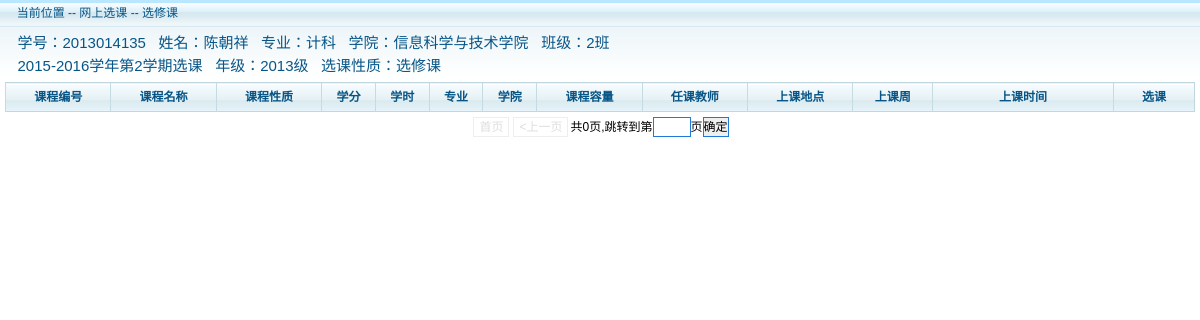
The app's page /students/optional_course.php?p=1 (signed in) with its own data.
### tables this page shows
CREATE TABLE IF NOT EXISTS `student` (
  `Id` int(10) NOT NULL COMMENT '学生ID',
  `Name` varchar(30) NOT NULL COMMENT '学生姓名',
  `Sex` varchar(10) NOT NULL COMMENT '学生性别',
  `Password` varchar(20) NOT NULL COMMENT '学生登录密码',
  `Academy` int(10) NOT NULL COMMENT '所属学院ID',
  `Speciality` int(10) NOT NULL COMMENT '所属专业ID',
  `Class` varchar(10) NOT NULL COMMENT '班级 编号',
  `Grade` int(10) NOT NULL COMMENT '所属年级ID',
  `Permission` int(10) NOT NULL COMMENT '权限ID',
  `Dates_Attendance` date NOT NULL COMMENT '入学时间',
  `Phone` varchar(20) NOT NULL COMMENT '联系电话',
  `Identification_Card` varchar(20) NOT NULL COMMENT '身份证号',
  `Nation` varchar(20) DEFAULT '汉' COMMENT '民族',
  `BirthPlace` varchar(20) DEFAULT NULL COMMENT '出生地',
  `BirthDay` date DEFAULT NULL COMMENT '生日',
  `EMail` varchar(50) NOT NULL COMMENT '电子邮箱',
  PRIMARY KEY (`Id`),
  KEY `Grade` (`Grade`),
  KEY `Class` (`Class`),
  KEY `Permission` (`Permission`),
  KEY `Academy` (`Academy`),
  KEY `Speciality` (`Speciality`)
);

CREATE TABLE IF NOT EXISTS `speciality` (
  `Id` int(10) NOT NULL COMMENT '专业ID',
  `Name` varchar(50) NOT NULL COMMENT '专业名称',
  PRIMARY KEY (`Id`)
);

CREATE TABLE IF NOT EXISTS `academy` (
  `Id` int(10) NOT NULL COMMENT '学院ID',
  `Name` varchar(30) NOT NULL COMMENT '学院名称',
  PRIMARY KEY (`Id`)
);

CREATE TABLE IF NOT EXISTS `grade` (
  `Id` int(10) NOT NULL COMMENT '年级ID',
  `Name` varchar(30) NOT NULL COMMENT '年级名称',
  PRIMARY KEY (`Id`)
);

### students/optional_course.php (the view, shortened to what this page needs)
<?php
require_once("../connect.php");
$pageSize=10;
$user=$_SESSION['user'];
$sql = "select DISTINCT student.Id as '学号',student.Name as '姓名',academy.Name as '学院',speciality.Name as '专业',student.Class as '班级',grade.Name as '年级' from student,academy,speciality,grade,curricula_variable where academy.Id=student.Academy and curricula_variable.Student_Id=student.Id and speciality.Id=student.Speciality and grade.Id=student.Grade and student.Name='$user'";
$total_sql="select count(*) from (select curricula.Id as '课程编号',curricula.Name as '课程名称',curricula_type.Name as '课程性质',curricula.Credit as '学分',curricula.Hours as '学时',speciality.Name as '专业',academy.Name as '学院',curricula.Contain as '课程容量',teacher.Name as '任课教师',building.Name as '教学楼',classroom.Id as '教室',shouke.Start_week as '开始上课周',shouke.End_week as '结束上课周',shouke.Day as '上课时间',shouke.Start_class as '开始上课时间',shouke.End_class as '结束上课时间' from curricula,curricula_type,speciality,academy,teacher,building,classroom,shouke where curricula.Speciality_Id=speciality.Id and curricula.Academy_Id=academy.Id and curricula.Type=curricula_type.Id and shouke.Curricula_Id=curricula.Id and shouke.Building_Id=building.Id and shouke.Classroom_Id=classroom.Id and classroom.Building_Id=building.Id and shouke.Teacher_Id=teacher.Id and curricula_type.Name='专业选修') sc";
$total_result=mysqli_fetch_array(mysqli_query($conn,$total_sql));
$total=$total_result[0];
$total_pages=ceil($total/$pageSize);
$page=$_GET['p'];
$res=mysqli_query($conn,$sql);
?>
<!DOCTYPE html>
<html lang="en">
<head>
    <link href="../images/style.css" rel="stylesheet" type="text/css" />
</head>
<body>
<div id="contentWrap">
    <div class="pageTitle">&nbsp;&nbsp;<span>当前位置 -- 网上选课 -- 选修课</span></div>
    <div class="pageColumn">
        <div class="pageButton1"><p>&nbsp;&nbsp;
        <?php while($row=mysqli_fetch_assoc($res)){?>
        <?php echo "学号：".$row['学号']?>&nbsp;&nbsp;
        <?php echo "姓名：".$row['姓名']?>&nbsp;&nbsp;
        <?php echo "专业：".$row['专业']?>&nbsp;&nbsp;
        <?php echo "学院：".$row['学院']?>&nbsp;&nbsp;
        <?php echo "班级：".$row['班级']?><br />&nbsp;&nbsp;
        <?php echo "2015-2016"."学年第"."2"."学期选课"?>&nbsp;&nbsp;
        <?php echo "年级：".$row['年级']?>&nbsp;&nbsp;
        <?php echo "选课性质：选修课"?>
        <?php }?>
        </p></div>
        <table>
            <thead>
            <th>课程编号</th>
            <th>课程名称</th>
            <th>课程性质</th>
            <th>学分</th>
            <th>学时</th>
            <th>专业</th>
            <th>学院</th>
            <th>课程容量</th>
            <th>任课教师</th>
            <th>上课地点</th>
            <th>上课周</th>
            <th width="180px">上课时间</th>
            <th width="80px">选课</th>
            </thead>
        </table>
    </div>
        <div class="content">
        <?php
        $page_banner="<div class='page'>";
        if($page>1){
            $page_banner.="<br/><a href='".$_SERVER['PHP_SELF']."?p=1'>首页</a>";
            $page_banner.="<a href='".$_SERVER['PHP_SELF']."?p=".($page-1)."'><上一页</a>";
        }else{
            $page_banner.="<span class='disable'>首页</a></span>";
            $page_banner.="<span class='disable'><上一页</a></span>";
        }
        $page_banner.="共{$total_pages}页,";
        $page_banner.="<form action='optional_course.php' method='get'>";
        $page_banner.="跳转到第<input type='text' size='3' name='p' id='aaa'>页";
        $page_banner.="<input type='submit' value='确定' onclick='bbb()'>";
        $page_banner.="</form></div>";
        echo $page_banner;?>
    </div>
    </div>
</body>
</html>

### images/style.css (style rules this page uses)
﻿ body, h1, h2, h3, h4, h5, h6, hr, p, blockquote, dl, dt, dd, ul, ol, li, pre, form, fieldset, legend, button, input, textarea, th, td, img { border:medium none; margin: 0; padding: 0; }
body,button, input, select, textarea { font: 12px/1.5 '宋体',tahoma, Srial, helvetica, sans-serif; }
table { border-collapse: collapse; border-spacing: 0; }
.page { width:100%; height:500px; background:#198bc9 }
.pageTitle { height:27px; line-height:27px; color:#075587; background:url(page-pageTitle-bg.gif); }
.pageTitle span { margin-left:10px; }
.pageButton1 { height:50px;color:#075587;font-size: 15px; }
.pageColumn { background:url(page-bg.gif) repeat-x; padding:5px; }
.pageColumn table { width:100% }
.pageColumn thead { border:1px solid #bfd8e0; color:#075587; background:url(page-thead-bg.gif); }
.pageColumn thead th { border-left:1px solid #c5dbe2; text-align:center; height:28px; }

### students/optional_course.php (style rules this page uses)
body { background:#FFF }
div.page { background-color: white; text-align: center; height: 50px; }
div.page input { border:1px solid #1D7AD9; }
div.content { height: 50px; }
div.page span.disable { border:#eee 1px solid;padding:2px 5px;margin: 2px;color :#ddd; }
div.page form { display:inline; }

### records on screen
student: Id "2013014135", Name "陈朝祥", Speciality.Name "计科", Academy.Name "信息科学与技术学院", Class "2班", Grade.Name "2013级"

### other values on screen
$page_banner "共0页,"
